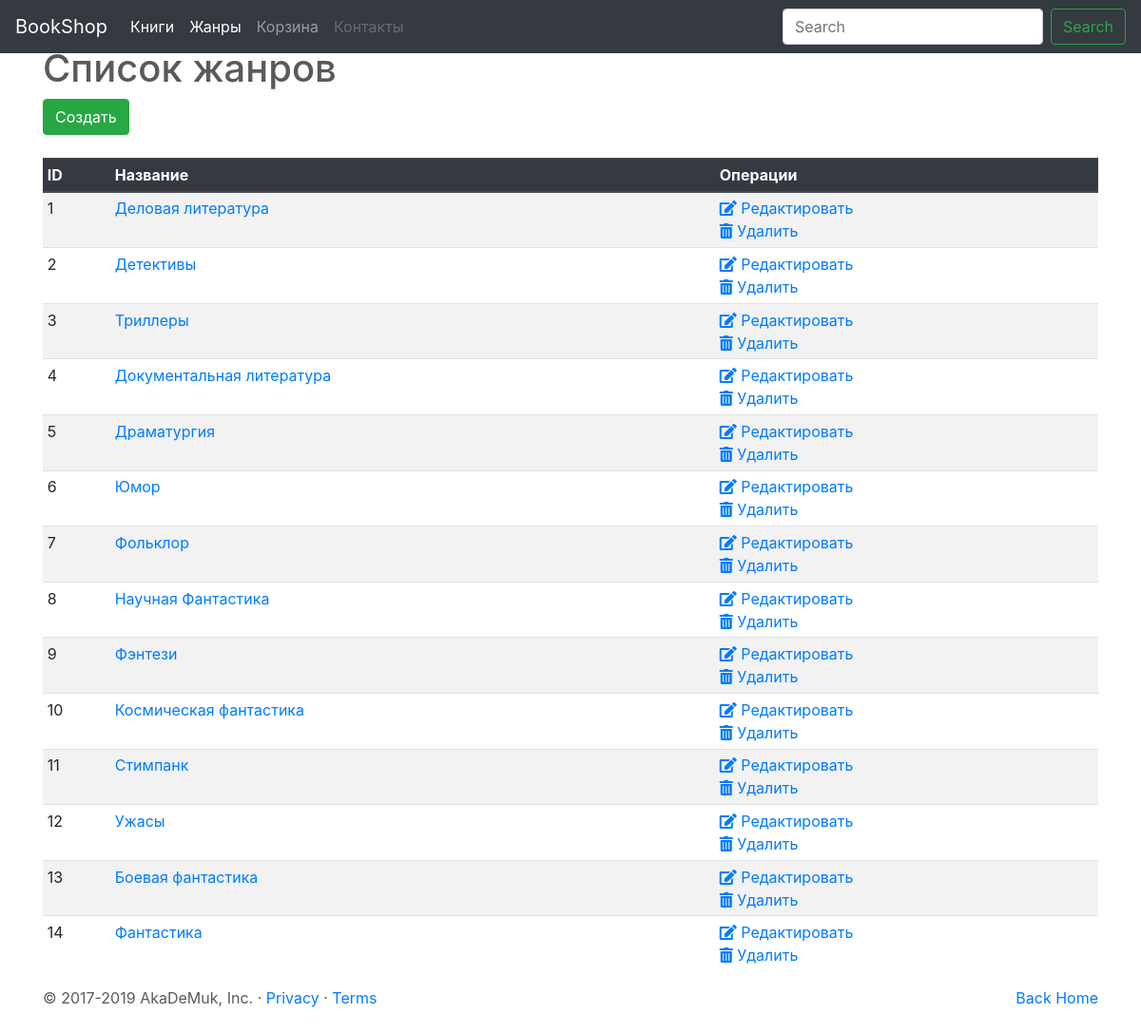
The page /genres/ on the database its author committed.
### genre/models.py (models this page shows, shortened)
class Genre(models.Model):
    name=models.CharField(max_length=50, verbose_name="Название жанра")
    description=models.TextField (blank=True, null=True, verbose_name="Описание жанра")

### genre/views.py (the view)
# urls.py: path('', views.ViewGenres.as_view(), name="list"),
class ViewGenres(ListView):
    template_name = 'genre_list.html'
    model = Genre
    paginate_by = 100

### genre/templates/genre_list.html (shortened to what this page needs)
{% extends 'base.html' %}
{% block content %}
<div class ='container'>
<h1>Список жанров</h1>
<a href="{% url 'genre:create' %}"><button type="button" class="btn btn-success">Cоздать</button></a>
<br>
<br>
<table class= "table table-striped table-sm">
    <thead class="thead-dark">
        <tr>
            <th scope="col">ID</th>
            <th scope="col">Название</th>
            <th scope="col">Операции</th>
        </tr>
    </thead>
    <tbody>
        {% for obj in object_list %}
            <tr>
                <td scope="row">{{obj.id}}</td>
                <td><a href="{% url 'genre:detail' obj.pk %}">{{obj.name}}</a></td>
                <td><a href="{% url 'genre:edit' obj.pk %}"><i class="fas fa-edit"></i> Редактировать</a><br>
                    <a href="{% url 'genre:delete' obj.pk %}"><i class="fas fa-trash-alt"></i> Удалить</a></td>
            </tr>
        {% empty %}
            <tr>Нет жанров.</tr>
        {% endfor %}
    </tbody>
</table>
</div>
{% endblock %}

### static/css/carousel.css (style rules this page uses)
body { padding-top: 3rem; padding-bottom: 3rem; color: #5a5a5a; }

### rows shown on the page
Genre: id "1", name "Деловая литература"
Genre: id "2", name "Детективы"
Genre: id "3", name "Триллеры"
Genre: id "4", name "Документальная литература"
Genre: id "5", name "Драматургия"
Genre: id "6", name "Юмор"
Genre: id "7", name "Фольклор"
Genre: id "8", name "Научная Фантастика"
Genre: id "9", name "Фэнтези"
Genre: id "10", name "Космическая фантастика"
Genre: id "11", name "Стимпанк"
Genre: id "12", name "Ужасы"
Genre: id "13", name "Боевая фантастика"
Genre: id "14", name "Фантастика"
